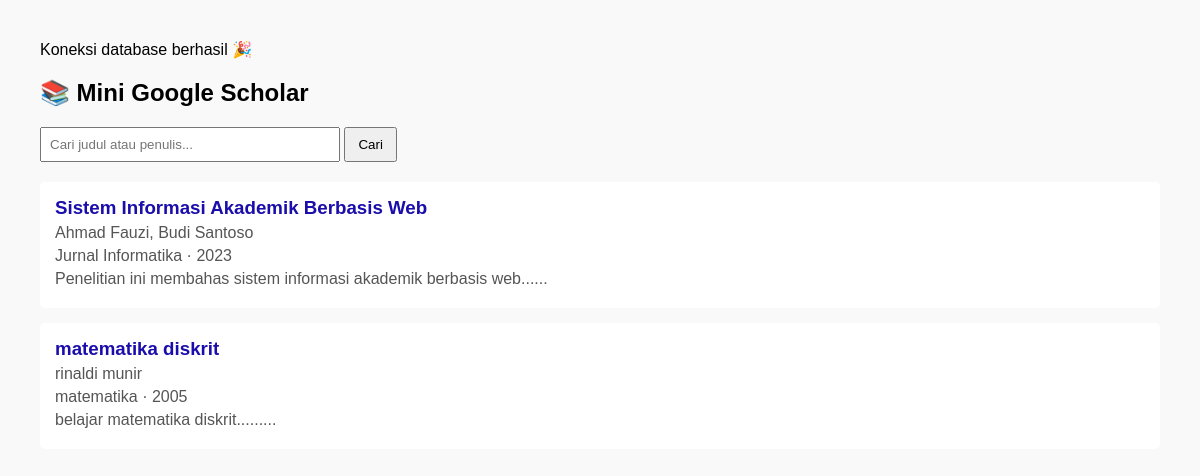
The page / on the database its author committed.
### tables this page shows
CREATE TABLE `papers` (
  `id` int NOT NULL,
  `title` varchar(255) NOT NULL,
  `authors` varchar(255) NOT NULL,
  `abstract` text,
  `journal` varchar(150) DEFAULT NULL,
  `year` int DEFAULT NULL,
  `pdf_link` varchar(255) DEFAULT NULL,
  `created_at` timestamp NULL DEFAULT CURRENT_TIMESTAMP
);

### index.php (the view, shortened to what this page needs)
<?php
include "config.php";
$keyword = $_GET['q'] ?? '';
?>
<!DOCTYPE html>
<html>
<head>
    <link rel="stylesheet" href="style.css">
</head>
<body>
<h2>📚 Mini Google Scholar</h2>
<form method="GET" class="search-box">
    <input type="text" name="q" placeholder="Cari judul atau penulis..." value="<?= $keyword ?>">
    <button type="submit">Cari</button>
</form>
<?php
$sql = "SELECT * FROM papers
        WHERE title LIKE '%$keyword%'
        OR authors LIKE '%$keyword%'
        ORDER BY year DESC";
$result = mysqli_query($conn, $sql);
while ($row = mysqli_fetch_assoc($result)):
?>
    <div class="paper">
        <h3>
            <a href="detail.php?id=<?= $row['id'] ?>">
                <?= htmlspecialchars($row['title']) ?>
            </a>
        </h3>
        <p><?= htmlspecialchars($row['authors']) ?></p>
        <p>
            <?= htmlspecialchars($row['journal']) ?> ·
            <?= $row['year'] ?>
        </p>
        <p>
            <?= substr(strip_tags($row['abstract']), 0, 180) ?>...
        </p>
    </div>
<?php endwhile; ?>
</body>
</html>

### style.css (style rules this page uses)
body { font-family: Arial, sans-serif; margin: 40px; background: #f9f9f9; }
.search-box { margin-bottom: 20px; }
input[type=text] { width: 300px; padding: 8px; }
button { padding: 8px 12px; }
.paper { background: #fff; padding: 15px; margin-bottom: 15px; border-radius: 5px; }
.paper h3 { margin: 0; }
.paper a { text-decoration: none; color: #1a0dab; }
.paper p { margin: 5px 0; color: #555; }

### rows shown on the page
papers: title "Sistem Informasi Akademik Berbasis Web", authors "Ahmad Fauzi, Budi Santoso", journal "Jurnal Informatika", year "2023", abstract "Penelitian ini membahas sistem informasi akademik berbasis web..."
papers: title "matematika diskrit", authors "rinaldi munir", journal "matematika", year "2005", abstract "belajar matematika diskrit......"
